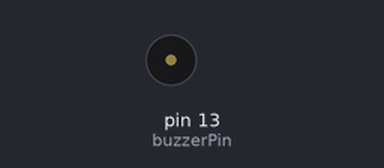
This sketch was run on a simulated Arduino Uno, built with avr-gcc and run on an emulated ATmega328P. Shown: buzzer (waves = sounding).

Above: at 0.87 s.
At 4.85 s:
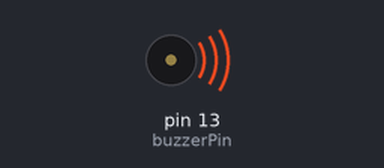
Timing chart, 0 to 5.2 s (numbered marks = the images above):
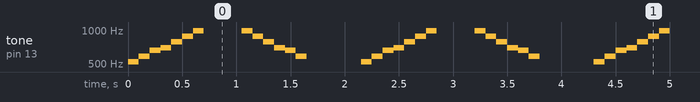

Measured:
- by itself, tone on pin 13 (buzzerPin): repeats every 2.2 s: 587 Hz 0.10 s, 659 Hz 0.10 s, 698 Hz 0.10 s, 784 Hz 0.10 s, 880 Hz 0.10 s, 988 Hz 0.10 s, silent 0.35 s, 988 Hz 0.10 s, 880 Hz 0.10 s, 784 Hz 0.10 s, 698 Hz 0.10 s, 659 Hz 0.10 s, 587 Hz 0.10 s, silent 0.50 s, 523 Hz 0.10 s

The sketch:

CH5_2.ino
```cpp
// ===== ch5_2.ino =====
const int buzzerPin=13;    //宣告buzzerPin信號連接13腳
const int Note[7]={523,587,659,698,784,880,988};  //宣告音符
//==================================
void setup() {
  pinMode(buzzerPin, OUTPUT); //將buzzerPin腳規畫為輸出埠
  digitalWrite(buzzerPin, 0);   //buzzerPin初值設定為0
}
//==================================
void loop() {
  for(int i=0;i<7;i++) {      //依序播放
    tone(buzzerPin, Note[i]);   //產生音符聲音
    delay(100);       //持續0.1秒
    noTone(buzzerPin);      //停止產生聲音
  }
  delay(250);         //持續0.25秒
  for(int i=7;i>0;i--) {      //依序播放
    tone(buzzerPin, Note[i]);   //產生音符聲音
    delay(100);       //持續0.1秒
    noTone(buzzerPin);      //停止產生聲音
  }
  delay(500);         //持續0.5秒
}
```
